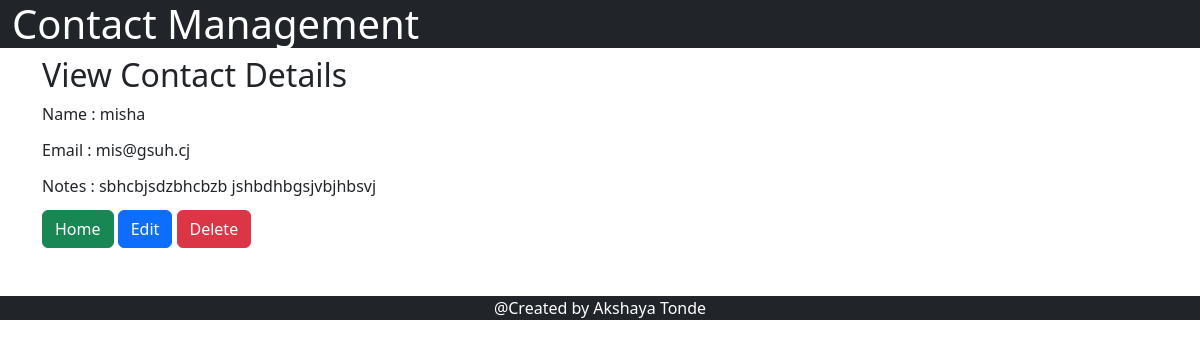
The page /viewContact/184/ on the database as committed earlier.
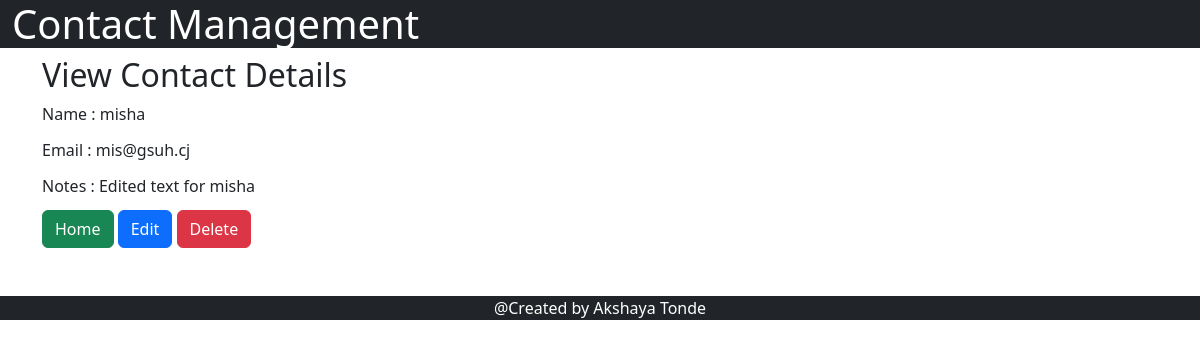
The same page on the database as committed later.
### contact_management/models.py (models this page shows)
class ContactsInfo(models.Model):
    name = models.CharField(max_length=70)
    email = models.EmailField(max_length=100)
    notes = models.CharField(max_length=100)
    creation_date = models.DateTimeField(default=django.utils.timezone.now)

### contact_management/views.py (the view, shortened to what this page needs)
# urls.py: path('viewContact/<id>/', viewContact, name= 'viewContact'),
def viewContact (request, id):
    queryset = ContactsInfo.objects.get(id=id)
    print(queryset)
    context= {'contactsInfo': queryset, 'page': 'View Contact'}
    return render(request, "viewContact.html", context)

### contact_management/templates/viewContact.html (shortened to what this page needs)
<!DOCTYPE html>
{% extends "base.html"%}
{% block start %}
    <div class="container">
    <form method="post" enctype="multipart/form-data">
        <h2>View Contact Details </h2>
        <div class="mb-1">
            <label for="exampleFormControlTextarea1" class="form-label" >Name : {{contactsInfo.name}} </label>
        </div>
        <div class="mb-1">
            <label for="exampleFormControlInput1" class="form-label" >Email : {{contactsInfo.email}} </label>
        </div>
        <div class="mb-1">
            <label for="exampleFormControlTextarea1" class="form-label" >Notes : {{contactsInfo.notes}}</label>
        </div>
        <button type="submit" name="home" class="btn btn-success"> Home </button>
        <button type="submit" name="edit" class="btn btn-primary"> Edit </button>
        <button type="submit" name="delete"class="btn btn-danger"> Delete </button>
    </form>
    </div>
{% endblock %}

Rows that differ between the two databases and show on the page:
changed ContactsInfo "misha": notes "sbhcbjsdzbhcbzb jshbdhbgsjvbjhbsvj" → "Edited text for misha"
